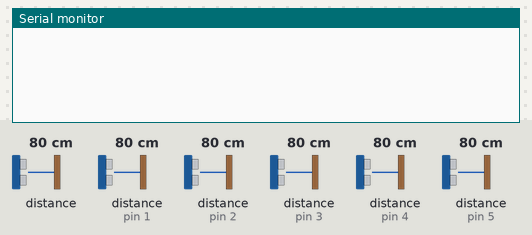
The sketch below on a simulated Arduino Uno, built with avr-gcc and run on an emulated ATmega328P. Parts: the last lines printed to the serial monitor. The test bench sets the inputs (shaded band); at power-on: distance to the obstacle 80 cm, distance to the obstacle (sensors on pin 1, pin 2, pin 3, pin 4, pin 5) 80 cm.

Above: at 1.2 s.
1.3 s: distance to the obstacle (sensor 0) set to 2 cm
At 2.5 s:
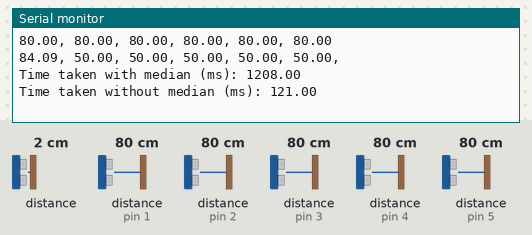
2.8 s: distance to the obstacle (sensor on pin 1) set to 2 cm
At 3.37 s:
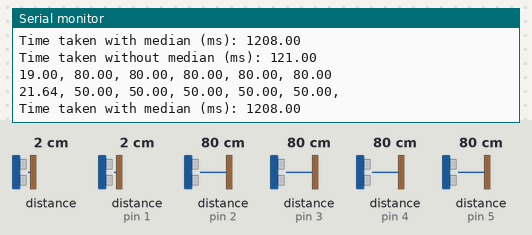
4.3 s: distance to the obstacle (sensor on pin 2) set to 2 cm
At 5.26 s:
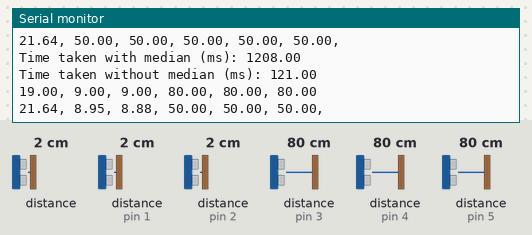
5.8 s: distance to the obstacle (sensor on pin 3) set to 2 cm
At 7.23 s:
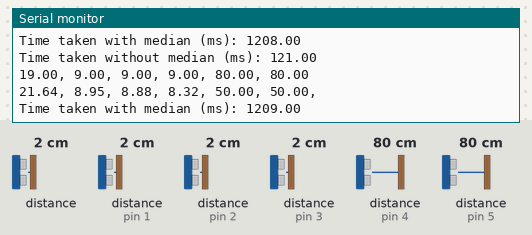
7.3 s: distance to the obstacle (sensor on pin 4) set to 2 cm
At 8.1 s:
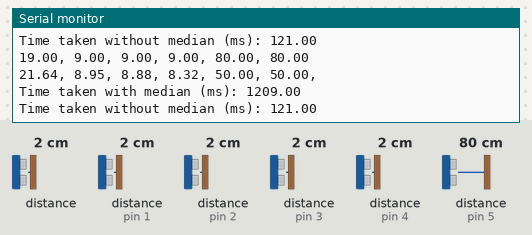
8.8 s: distance to the obstacle (sensor on pin 5) set to 2 cm
At 10.4 s:
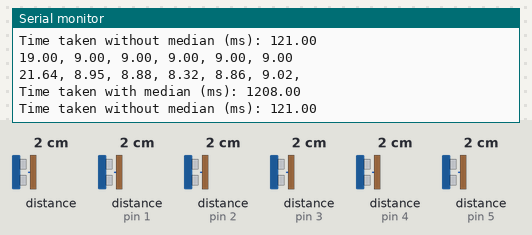

The sketch:

SensorValues.ino
```cpp
#include "SharpIR.h"
#include "RunningMedian.h"

#define pinSensor0 0
#define pinSensor1 1
#define pinSensor2 2
#define pinSensor3 3
#define pinSensor4 4
#define pinSensor5 5

#define MODEL_SHORT 1080 // 1080 (Short), 20150 (Long)
#define MODEL_LONG 20150 // 1080 (Short), 20150 (Long)

SharpIR sensor0(pinSensor0, MODEL_LONG);
SharpIR sensor1(pinSensor1, MODEL_SHORT);
SharpIR sensor2(pinSensor2, MODEL_SHORT);
SharpIR sensor3(pinSensor3, MODEL_SHORT);
SharpIR sensor4(pinSensor4, MODEL_SHORT);
SharpIR sensor5(pinSensor5, MODEL_SHORT);

/**
 * ===== For mapping sensor values =====
 * key in values returned from sensor
 * arrMapping0 is for long-range
 * long-range (start from 20); short-range (start from 10)
 */
// values on 28 feb
//double arrMapping0[] = {18.82, 24.20, 32.40, 42,24, 52.23, 64.43, 75.36, 86.6, 98.4, 110.7, 125.57, 139.8};
//double arrMapping1[] = {10.25, 21.17, 33.96, 52.78, 87.27,90};
//double arrMapping2[] = {10.79, 20.31, 30.14, 39.72, 49.32, 61.4};
//double arrMapping3[] = {10.85, 23.24, 38.17, 55.04, 76.63, 89};
//double arrMapping4[] = {9.64, 20.99, 32.39, 45.41, 59.30, 71};
//double arrMapping5[] = {9.53, 20.99, 32.61, 45.41, 53.33, 60, 70, 80};

// values on 1 mar
//double arrMapping0[] = {20.3, 25.36, 33.7, 43.78, 53.8, 65.5, 74.7, 86.6, 98.4, 110.7, 125.57, 139.8};
//double arrMapping1[] = {9.39, 21.45, 35.7, 53.5, 61, 81};
//double arrMapping2[] = {9.25, 19.90, 31.5, 44.66, 52.3, 61.4};
//double arrMapping3[] = {9.38, 19.60, 29.2, 35.5, 35.6, 40.1};
//double arrMapping4[] = {10.51, 22.56, 36.4, 48.3, 60.7, 71};
//double arrMapping5[] = {10.21, 21.68, 33.52, 42.5, 50.6, 60, 70, 80};

// values on 2 mar
//double arrMapping0[] = {18.74, 23.90, 32.29, 42.15, 52.99, 63.31, 72.90, 86.22, 100.06, 112.23};
//double arrMapping1[] = {10.14, 23.00, 38.02, 54.9, 69.27};
//double arrMapping2[] = {9.57, 20.14, 31.72, 43.05, 54.46};
//double arrMapping3[] = {10.03, 20.40, 30.74, 33.61};
//double arrMapping4[] = {9.91, 20.99, 32.72, 47.02, 60.33};
//double arrMapping5[] = {9.89, 22.22, 35.16, 46.42, 50.75};

// values on 8 mar
//double arrMapping0[] = {17.85, 20.84, 27.43, 47.22, 58.60, 72.41, 72.90, 89.02, 131.06};
//double arrMapping1[] = {8.87, 19.09, 30.54, 47.02, 74.50};
//double arrMapping2[] = {8.72, 19.10, 29.95, 39.8, 47.8};
//double arrMapping3[] = {9.19, 19.18, 29.76, 41.67,59.9};
//double arrMapping4[] = {10.18, 21.07, 33.49, 48.84, 69.92};
//double arrMapping5[] = {9.81, 21.48, 33.04, 43.81, 55.04};

// values on 9 mar
//double arrMapping0[] = {17.85, 20.84, 27.43, 47.22, 58.60, 72.41, 72.90, 89.02, 131.06};
//double arrMapping1[] = {10.78, 21.59, 33.96, 48.84, 71.14};
//double arrMapping2[] = {10.40, 20.89, 31.55, 40.52, 51};
//double arrMapping3[] = {11.01, 21.59, 33.02, 46.24, 64.60};
//double arrMapping4[] = {9.68, 20.50, 31.73, 43.81, 62.69};
//double arrMapping5[] = {9.89, 21.27, 32.61, 40.81, 49.80};

// values on 10 mar
//double arrMapping0[] = {18.25, 23.24, 30.72, 41.27, 50.80, 61.66, 72.41, 89.02, 131.06};
//double arrMapping1[] = {9.63, 20.40, 32.39, 47.02, 71.14};
//double arrMapping2[] = {9.00, 19.87, 30.54, 41.15, 51};
//double arrMapping3[] = {9.55, 20.00, 30.64, 42.90, 64.60};
//double arrMapping4[] = {9.33, 20.40, 30.94, 37.72, 62.69};
//double arrMapping5[] = {9.97, 20.40, 30.14, 34.45, 49.80};

//// values on 13 mar
//double arrMapping0[] = {18.01, 22.88, 30.50, 41.27, 50.80, 61.66, 72.41, 89.02, 131.06};
//double arrMapping1[] = {9.92, 20.23, 32.28, 50.56, 71.14};
//double arrMapping2[] = {9.50, 19.87, 31.21, 44.60, 51};
//double arrMapping3[] = {9.60, 19.35, 29.50, 40.46, 64.60};
//double arrMapping4[] = {9.92, 20.30, 31.97, 47.92, 62.69};
//double arrMapping5[] = {10.30, 21.33, 31.50, 42.39, 49.80};

// values on 14 mar
//double arrMapping0[] = {18.65, 23.50, 31.25, 40.80, 50.67, 63.15, 72.41, 89.02, 131.06};
//double arrMapping1[] = {10.40, 21.17, 33.02, 52.51, 71.14};
//double arrMapping2[] = {9.98, 20.69, 32.17, 45.41, 51};
//double arrMapping3[] = {10.62, 22.88, 37.29, 55.27, 64.60};
//double arrMapping4[] = {9.73, 20.50, 31.73, 48.84, 62.69};
//double arrMapping5[] = {9.62, 20.60, 32.84, 44.20, 61.24};

// values on 15 mar
//double arrMapping0[] = {18.63, 23.47, 31.86, 41.45, 51.97, 62.77, 72.90, 89.02, 131.06};
//double arrMapping1[] = {10.37, 21.17, 33.25, 47.47, 71.14};
//double arrMapping2[] = {10.11, 21.17, 33.49, 46.24, 51};
//double arrMapping3[] = {10.97, 23.36, 37.29, 52.78, 64.60};
//double arrMapping4[] = {10.26, 21.38, 33.49, 48.14, 62.69};
//double arrMapping5[] = {10.03, 21.38, 33.49, 45.41, 61.24};

// values on 16 mar
//double arrMapping0[] = {18.90, 24.33, 32.74, 42.15, 51.97, 62.77, 72.41, 89.02, 131.06};
//double arrMapping1[] = {10.16, 20.79, 33.02, 52.78, 71.14};
//double arrMapping2[] = {9.81, 20.40, 31.52, 43.05, 51};
//double arrMapping3[] = {10.32, 22.79, 37.06, 54.46, 64.60};
//double arrMapping4[] = {9.78, 20.89, 33.25, 47.02, 62.69};
//double arrMapping5[] = {9.59, 20.89, 33.39, 43.62, 61.24};

// values on 16 mar part 2
//double arrMapping0[] = {18.90, 23.90, 31.86, 41.45, 50.93, 62.77, 72.41, 89.02, 131.06};
//double arrMapping1[] = {9.71, 20.79, 33.96, 52.78, 71.14};
//double arrMapping2[] = {9.64, 20.40, 31.52, 43.81, 51};
//double arrMapping3[] = {10.32, 22.67, 36.78, 54.46, 64.60};
//double arrMapping4[] = {9.69, 20.84, 32.39, 43.43, 62.69};
//double arrMapping5[] = {9.59, 20.79, 30.05, 45, 61.24};

// values on 17 mar
//double arrMapping0[] = {18.86, 23.90, 31.86, 42.15, 51.97, 64.23, 72.41, 89.02, 131.06};
//double arrMapping1[] = {10.36, 21.17, 33.02, 48.84, 71.14};
//double arrMapping2[] = {10.18, 20.79, 32.61, 44.60, 51};
//double arrMapping3[] = {10.97, 23.30, 37.29, 55.04, 64.60};
//double arrMapping4[] = {9.98, 20.94, 32.39, 44.60, 62.69};
//double arrMapping5[] = {9.59, 20.89, 32.39, 43.81, 61.24};

// values on 17 mar part 2
//double arrMapping0[] = {18.63, 23.71, 31.86, 41.45, 50.80, 64.23, 72.41, 89.02, 131.06};
//double arrMapping1[] = {10.16, 21.17, 34.91, 55.04, 71.14};
//double arrMapping2[] = {9.82, 20.50, 32.61, 44.60, 51};
//double arrMapping3[] = {10.54, 23.36, 38.32, 55.04, 64.60};
//double arrMapping4[] = {10.25, 21.33, 33.25, 46.59, 62.69};
//double arrMapping5[] = {9.86, 20.99, 33.25, 45.41, 61.24};

// values on 20 mar
//double arrMapping0[] = {18.74, 23.90, 32.29, 41.45, 51.97, 62.77, 72.41, 89.02, 131.06};
//double arrMapping1[] = {10.35, 21.17, 33.96, 52.78, 71.14};
//double arrMapping2[] = {10.00, 20.79, 32.39, 44.60, 51};
//double arrMapping3[] = {10.51, 23.12, 37.87, 54.46, 64.60};
//double arrMapping4[] = {9.88, 20.89, 32.25, 46.59, 62.69};
//double arrMapping5[] = {9.66, 20.89, 33.25, 45, 61.24};

// values on 21 mar
//double arrMapping0[] = {18.91, 24.14, 32.29, 42.15, 52.99, 64.23, 72.41, 89.02, 131.06};
//double arrMapping1[] = {10.06, 20.69, 34.91, 69.02, 71.14};
//double arrMapping2[] = {10.18, 20.31, 30.74, 40.64, 51};
//double arrMapping3[] = {10.65, 23.24, 38.47, 55.04, 64.60};
//double arrMapping4[] = {9.71, 20.50, 32.39, 44.60, 62.69};
//double arrMapping5[] = {9.52, 20.50, 31.73, 42.76, 61.24};

// values on 22 mar
//double arrMapping0[] = {18.87, 23.96, 32.08, 42.15, 53.27, 64.63, 75.36, 89.02, 131.06};
//double arrMapping1[] = {10.45, 21.17, 33.02, 48.84, 71.14};
//double arrMapping2[] = {10.18, 20.89, 32.39, 44.60, 51};
//double arrMapping3[] = {10.97, 23.24, 38.47, 57.35, 64.60};
//double arrMapping4[] = {10.16, 20.89, 32.39, 45.00, 62.69};
//double arrMapping5[] = {9.86, 20.89, 31.73, 42.39, 61.24};

// values on 23 mar
//double arrMapping0[] = {18.74, 23.84, 31.67, 41.62, 52.23, 64.63, 75.36, 89.02, 131.06};
//double arrMapping1[] = {10.45, 21.17, 33.02, 48.84, 71.14};
//double arrMapping2[] = {10.24, 20.89, 31.73, 44.60, 51};
//double arrMapping3[] = {10.94, 23.24, 38.17, 55.04, 64.60};
//double arrMapping4[] = {9.88, 20.89, 33.25, 46.59, 62.69};
//double arrMapping5[] = {9.59, 20.89, 33.49, 45.41, 61.24};

// values on 24 mar
//double arrMapping0[] = {18.86, 24.20, 32.40, 41.62, 52.23, 63.15, 75.36, 86.6, 98.4};
//double arrMapping1[] = {10.06, 20.79, 33.96, 59.98, 70.27};
//double arrMapping2[] = {10.08, 20.79, 31.52, 43.43, 50.32};
//double arrMapping3[] = {10.35, 23.12, 38.17, 56.42, 76.63};
//double arrMapping4[] = {10.35, 20.89, 32.39, 45.41, 59.30};
//double arrMapping5[] = {10.00, 20.79, 30.74, 43.43, 53.33};

// values on 30 mar
//double arrMapping0[] = {19.02, 24.53, 33.05, 42.85, 52.99, 64.23, 74.94, 86.6, 98.4};
//double arrMapping1[] = {10.35, 21.48, 35.69, 57.35, 70.27};
//double arrMapping2[] = {10.16, 21.17, 33.25, 46.24, 50.32};
//double arrMapping3[] = {10.97, 21.59, 32.39, 43.43, 53.33};
//double arrMapping4[] = {9.86, 20.69, 31.95, 46.24, 59.30};
//double arrMapping5[] = {9.62, 22.33, 39.09, 57.99, 76.63};

// values on 30 mar part 2
//double arrMapping0[] = {18.74, 24.08, 32.29, 42.15, 52.99, 64.23, 74.94, 88.66, 98.4};
//double arrMapping1[] = {10.06, 21.17, 33.02, 48.84, 70.27};
//double arrMapping2[] = {9.73, 20.79, 32.39, 44.60, 50.32};
//double arrMapping3[] = {10.29, 21.27, 32.39, 42.39, 53.33};
//double arrMapping4[] = {10.45, 21.27, 33.49, 45.41, 59.30};
//double arrMapping5[] = {10.24, 22.79, 39.98, 60.67, 76.63};

// values on 31 mar
double arrMapping0[] = {18.76, 24.09, 32.29, 42.15, 52.99, 64.23, 74.94, 88.66, 98.4};
double arrMapping1[] = {10.06, 21.48, 34.70, 52.78, 70.27};
double arrMapping2[] = {10.14, 20.99, 32.61, 44.60, 50.32};
double arrMapping3[] = {10.82, 21.38, 32.61, 42.76, 53.33};
double arrMapping4[] = {10.16, 20.89, 32.61, 45.41, 59.30};
double arrMapping5[] = {9.98, 22.79, 39.09, 64.21, 76.63};

void setup() {
  Serial.begin(9600);
}

void loop() {
  test();
//  fastRead(4, 50);
delay(500);
}

void test() {

  double pepe1 = millis();  // takes the time before the loop on the library begins
  int sample_size = 10;
  double dist0 = medianDistance(sensor0, sample_size);
  double dist1 = medianDistance(sensor1, sample_size);
  double dist2 = medianDistance(sensor2, sample_size);
  double dist3 = medianDistance(sensor3, sample_size);
  double dist4 = medianDistance(sensor4, sample_size);
  double dist5 = medianDistance(sensor5, sample_size);
  double pepe2 = millis() - pepe1;  // the following gives you the time taken to get the measurement

  double time0 = millis();
  double distance0 = sensor0.distance();
  double distance1 = sensor1.distance();
  double distance2 = sensor2.distance();
  double distance3 = sensor3.distance();
  double distance4 = sensor4.distance();
  double distance5 = sensor5.distance();
  double end_time0 = millis() - time0;


  Serial.print(dist0);
  Serial.print(", ");
//  Serial.println("Mapped value is: " + String(calibrateSensorValue(dist0, 0)));
//  Serial.print(obstaclePosition(dist0));
//  Serial.print(", ");
Serial.print(dist1);
Serial.print(", ");
//  Serial.print(obstaclePosition(dist1));
//  Serial.print(", ");
Serial.print(dist2);
Serial.print(", ");
//  Serial.print(obstaclePosition(dist2));
//  Serial.print(", ");
Serial.print(dist3);
Serial.print(", ");
//  Serial.print(obstaclePosition(dist3));
//  Serial.print(", ");
Serial.print(dist4);
Serial.print(", ");
//  Serial.print(obstaclePosition(dist4));
//  Serial.print(", ");
Serial.print(dist5);
//  Serial.print(", ");
//  Serial.print(obstaclePosition(dist5));
Serial.println();
Serial.print(calibrateSensorValue(dist0, 0));
Serial.print(", ");
Serial.print(calibrateSensorValue(dist1, 1));
Serial.print(", ");
Serial.print(calibrateSensorValue(dist2, 2));
Serial.print(", ");
Serial.print(calibrateSensorValue(dist3, 3));
Serial.print(", ");
Serial.print(calibrateSensorValue(dist4, 4));
Serial.print(", ");
Serial.print(calibrateSensorValue(dist5, 5));
Serial.print(", ");
Serial.println();
Serial.print("Time taken with median (ms): ");
Serial.println(pepe2);
Serial.print("Time taken without median (ms): ");
Serial.println(end_time0);
Serial.println();

  //delay(1000);
}

double medianDistance(SharpIR sensor , int sample_size) {
  RunningMedian sample = RunningMedian(sample_size);
  for (int i = 0; i < sample_size; i ++) {
    sample.add(sensor.distance());
  }
  return sample.getMedian();
}

double calibrateSensorValue(double dist, int n){
  double *arr;
  int i, len;


  switch(n){
    case 0: arr = arrMapping0; len = sizeof(arrMapping0)/sizeof(*arr); break;
    case 1: arr = arrMapping1; len = sizeof(arrMapping1)/sizeof(*arr); break;
    case 2: arr = arrMapping2; len = sizeof(arrMapping2)/sizeof(*arr); break;
    case 3: arr = arrMapping3; len = sizeof(arrMapping3)/sizeof(*arr); break;
    case 4: arr = arrMapping4; len = sizeof(arrMapping4)/sizeof(*arr); break;
    case 5: arr = arrMapping5; len = sizeof(arrMapping5)/sizeof(*arr); break;
    default: return -1;
  }

  for (i = 0; i < len; i++){
    if (dist < arr[i]){
      int a = (i == 0)? 0 : arr[i-1];
      int offset = (n == 0)? 1 : 0;

      if ((i == 0) && (n == 0)) {
        return modifiedMap(dist, a, arr[i], 0, ((i + offset + 1) * 10));
      }

      return modifiedMap(dist, a, arr[i], ((i + offset) * 10), ((i + offset + 1) * 10));
    }
  }

  return i*10;
}

int obstaclePosition(int val){
  return ((val + 4)) / 10;
}

double modifiedMap(double x, double in_min, double in_max, double out_min, double out_max) {
 double temp = (x - in_min) * (out_max - out_min) / (in_max - in_min) + out_min;
// temp = (int) (4*temp + .5);
// return (double) temp/4;
return temp;
}
```

Measured:
- after the input at 4.3 s, the serial monitor: prints a new line after 0.90 s (image 3)
- after the input at 5.8 s, the serial monitor: prints a new line after 1.3 s (image 4)
- after the input at 8.8 s, the serial monitor: prints a new line after 0.26 s (image 6)
